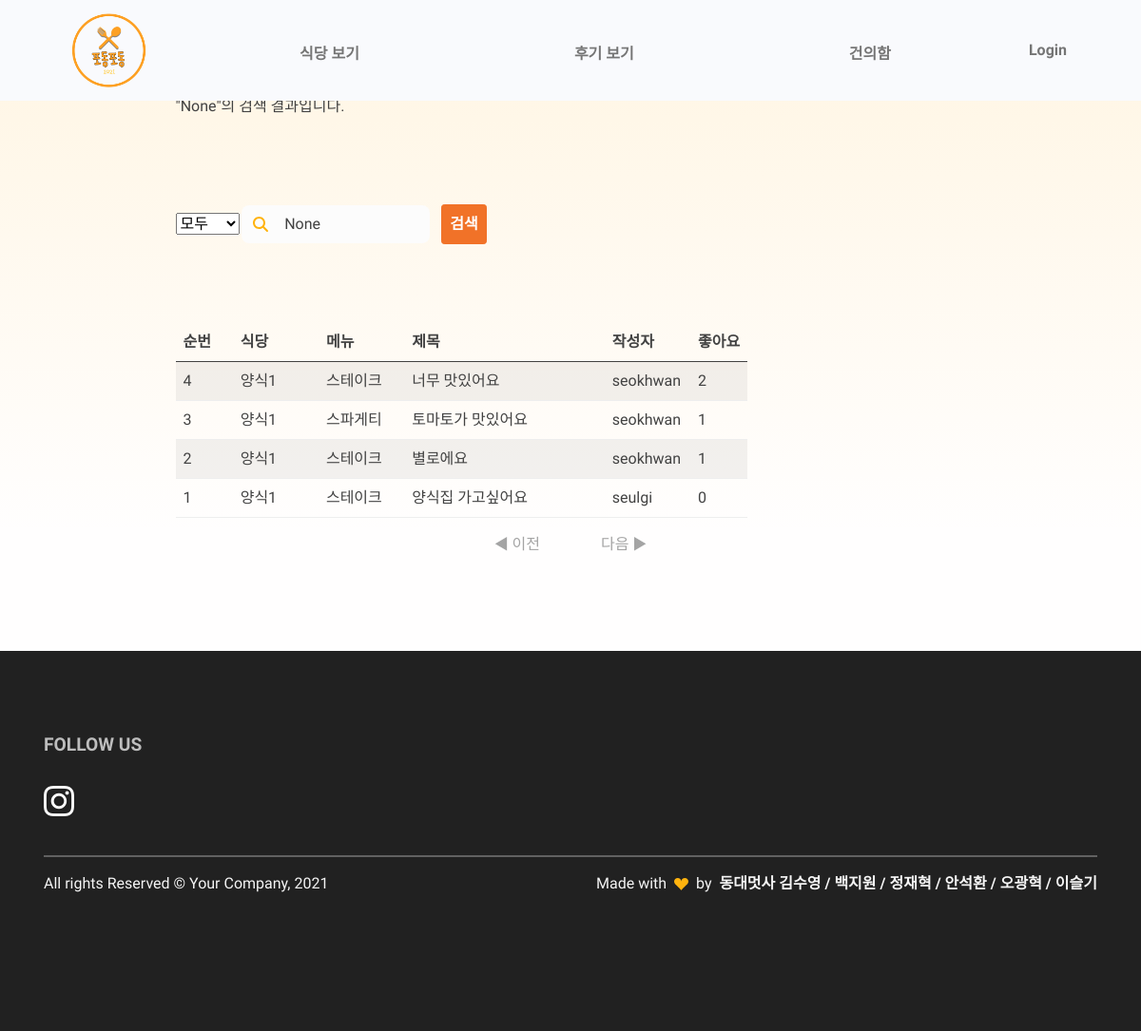
The page /review/search/ on the database as committed earlier.
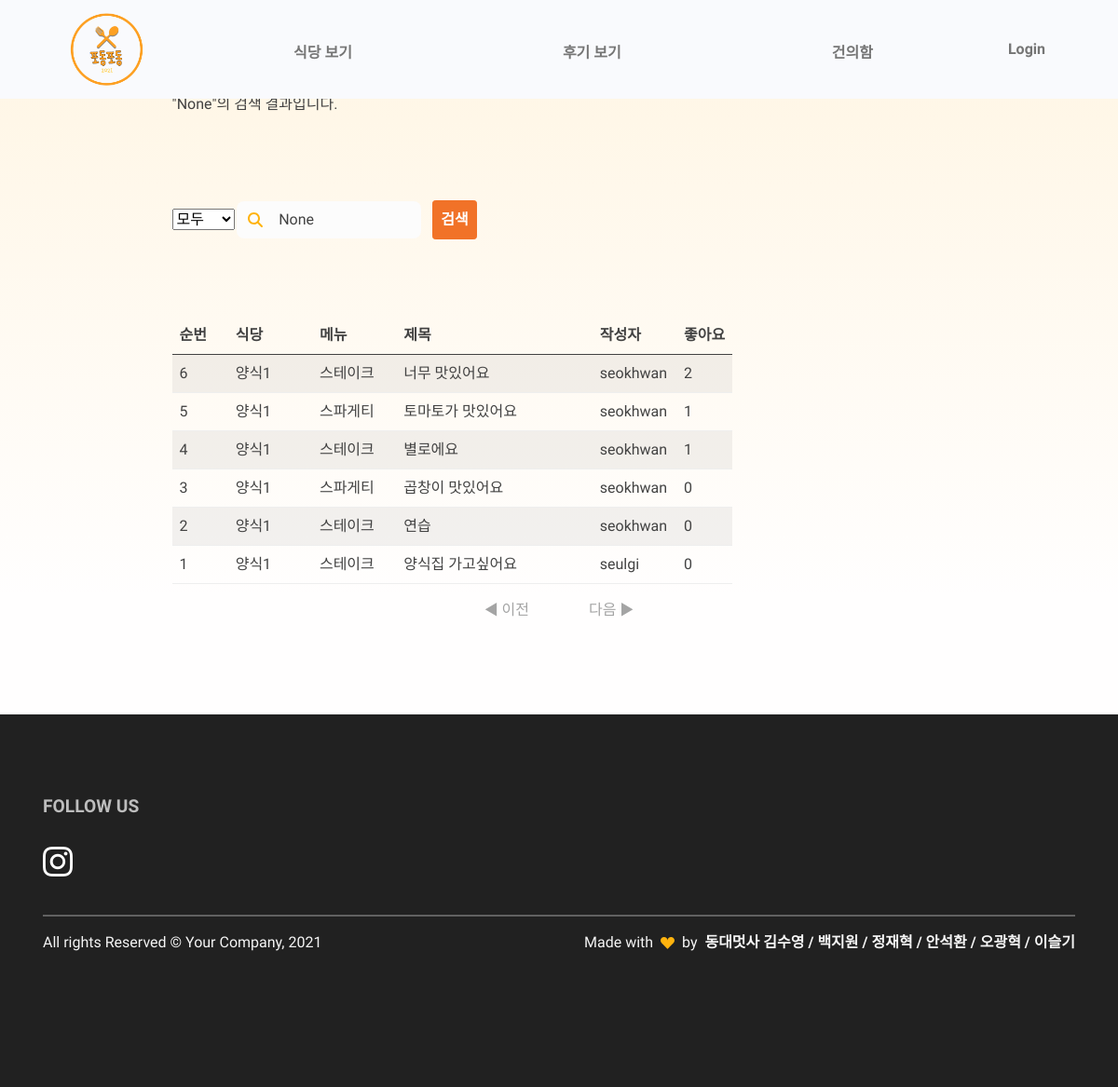
The same page on the database as committed later.
### restaurant/models.py (models this page shows, shortened)
class Comment(models.Model):
    id = models.AutoField(primary_key=True)
    restaurant = models.ForeignKey(Restaurant, on_delete=models.CASCADE)
    menu = models.ForeignKey(FoodMenu, on_delete=models.CASCADE)
    content = models.TextField()
    thumbnail = models.ImageField(upload_to='comment/', blank=True)
    created_at = models.DateTimeField(auto_now_add=True)
    like_users = models.ManyToManyField(settings.AUTH_USER_MODEL, blank=True, related_name="like_comments")
    hate_users = models.ManyToManyField(settings.AUTH_USER_MODEL, blank=True, related_name="hate_comments")
    user = models.ForeignKey(settings.AUTH_USER_MODEL, on_delete=models.CASCADE, null=True)

class Restaurant(models.Model):
    id = models.AutoField(primary_key=True)
    category = models.ForeignKey(Category, on_delete=models.CASCADE)
    name = models.CharField(max_length=30)
    location = models.CharField(max_length=100, blank=True)
    phone_number = models.CharField(max_length=15, blank=True)
    business_hour = models.CharField(max_length=150, blank=True)
    thumbnail = models.ImageField(upload_to='images/', blank=True)
    follow_users = models.ManyToManyField(settings.AUTH_USER_MODEL, blank=True, related_name="follow_restaurants")

class FoodMenu(models.Model):
    id = models.AutoField(primary_key=True)
    restaurant = models.ForeignKey(Restaurant, on_delete=models.CASCADE)
    name = models.CharField(max_length=20)
    price = models.CharField(max_length=20)
    def __str__(self):
        return self.name

### review/views.py (the view, shortened to what this page needs)
# urls.py: path('search/', views.SearchReview, name="SearchReview")
def SearchReview(request):
    search_category = request.GET.get('category')
    search_key = request.GET.get('search_key')
    reviews = Comment.objects.all().annotate(like_count = Count('like_users')).order_by("-like_count", "-created_at")
    category = Category.objects.all()
    paginator = Paginator(reviews, 10)
    page = request.GET.get("page") or 1
    pages = paginator.get_page(page)
    context = {
        'reviews': reviews,
        'category': category,
        'search_key': search_key,
        'pages': pages,
        'search_category':search_category,
    }
    return render(request, "search.html", context)

### review/templates/search.html (shortened to what this page needs)
{% extends 'base.html' %}
{% load static %}
{% block content %}
<link rel="stylesheet" href="{% static 'css/components/review_search.css' %}">
<section class="py-0 bg-primary-gradient">
    <div class="container">
        <div class="row justify-content-center g-0">
            <div class="col-xl-9">
                <p id="searchkey">"{{ search_key }}"의 검색 결과입니다.</p>
                <form style="margin-top: 10%;" action="{% url 'review:SearchReview' %}" method="GET" class="row gx-2 gy-2 align-items-center">
                    <div class="col-lg-1">
                    <select name="category" id="category">
                    {% if search_category == "title" %}
                        <option  value="all">모두</option>
                        <option value="title" selected>제목</option>
                        <option value="menu">작성자</option>
                        <option value="restaurant">식당</option>
                    {% elif search_category == "menu" %}
                        <option  value="all">모두</option>
                        <option value="title">제목</option>
                        <option value="menu" selected>작성자</option>
                        <option value="restaurant">식당</option>
                    {% elif search_category == "restaurant" %}
                        <option  value="all">모두</option>
                        <option value="title">제목</option>
                        <option value="menu">작성자</option>
                        <option value="restaurant" selected>식당</option>
                    {% else %}
                        <option value="all" selected>모두</option>
                    {% endif %}
                    </select>
                    </div>
                    <div class="col-lg-3 input-group-icon pe-2">
                      <i class="fas fa-search input-box-icon text-primary"></i>
                      <input
                        class="col-lg-3 form-control border-0 input-box bg-100"
                        type="search"
                        placeholder="Search Review"
                        aria-label="Search"
                        name="search_key"
                        id="search_key"
                        value="{{ search_key }}"
                      />
                    </div>
                    <div class="col-lg-2">
                      <button class="btn btn-danger" style="padding:0.5rem;" type="submit">
                        검색
                      </button>
                    </div>
                  </form>
                  <table class="table table-striped d-none d-sm-block">
                    <thead>
                        <tr class="thead col-xs-1">
                            <th width=10%>순번</th>
                            <th width=15%>식당</th>
                            <th width=15%>메뉴</th>
                            <th width=35%>제목</th>
                            <th width=15%>작성자</th>
                            <th>좋아요</th>
                        </tr>
                    </thead>
                    <tbody>
                    {% for review in reviews %}
                        <tr onclick="location.href='{% url 'restaurant:restaurant_detail' review.restaurant.id %}'">
                            <td>{{ forloop.revcounter }}</td>
                            <td>{{review.restaurant.name}}</td>
                            <td>{{review.menu}}</td>
                            <td>{{review.content}}</td>
                            <td>{{review.user}}</td>
                            <td>{{review.like_users.count}}</td>
                        </tr>
                    {% endfor %}
                    </tbody>
                  </table>
            </div>
        </div>
    </div>
</section>
<div class="page middle">
    {% if pages.has_previous %}
    <a href="?page={{pages.previous_page_number}}" class="page_click active">◀ 이전</a>
    {% else %}
    <a class="page_click nonactive">◀ 이전</a>
    {% endif %}
    {% if pages.has_next %}
    <a href="?page={{pages.next_page_number}}" class="page_click active">다음 ▶</a>
    {% else %}
    <a class="page_click nonactive">다음 ▶</a>
    {% endif %}
</div>
{% endblock %}

Rows that differ between the two databases and show on the page:
added Comment: restaurant.name "양식1", menu "스파게티", content "곱창이 맛있어요", user "seokhwan", like_users.count "0"
added Comment: restaurant.name "양식1", menu "스테이크", content "연습", user "seokhwan", like_users.count "0"
